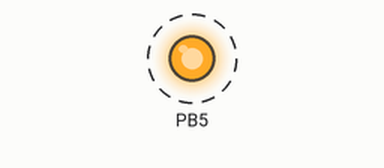
Bench run of a program on a simulated ATmega328P, built with avr-gcc and emulated at 16 MHz. Shown: output pins drawn as LEDs (lit = HIGH). Dashed ring = blinking.

Above: at 0.2 s.
Timing chart, 0 to 3.0 s (numbered marks = the images above):
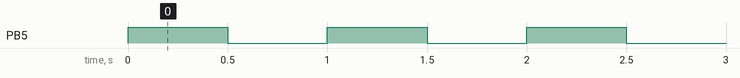

The program:

main.c
```c
/*
 * GPIO_HOLA_MUNDO.c
 *
 * Created: 17/05/2022 22:14:53
 * Author : Diego Suárez
 */
#define F_CPU	16000000UL

#include <util/delay.h>
#include <stdio.h>
#include <stdlib.h>
#include <stdbool.h>
#include <string.h>

#include <avr/io.h>


uint8_t Dato1;
uint16_t Dato2;
uint32_t Dato3;

int dato;
float adc;
char texto;
char dato_sms[50];

typedef struct{
	float Conversion;
	uint32_t Alarma_sensor;
	char flag;
}lectura;

typedef enum{
	stop=60,
	Start,
	run
}Estados;


int main(void)
{
    //
	/*
	Registros relacionado DDRx
    AVR tiene 3 registros principales
	DDRX -> definir pines como entrada o salida digital.(1 = salida, 0 = entrada)
	PORTx -> Escribir en el puerto o pines 1 o 0.
	PINx -> Lectura del Puerto o pines

	operadores al bit:
	| = or
	& = and
	~ = not
	^ = xor
	<< corrimiento a la derecha
	>> corrimiento a la izquierda
	*/


	DDRB |= (1<<5); // definiendo como salida el pin PB5
	DDRB &= ~(1<<7); // definiendo como entrada al pin PB7

	for(;;)
	{
		PORTB |= (1<<5); //poner el pin PB5 en alto (1 logico)
		_delay_ms(500);
		PORTB &= ~(1<<5);
		_delay_ms(500);

		//PORTB ^= (1<<5);
		//_delay_ms(200);
	}
}
```

Measured:
- by itself, PB5: alternates HIGH for 0.50 s and LOW for 0.50 s
